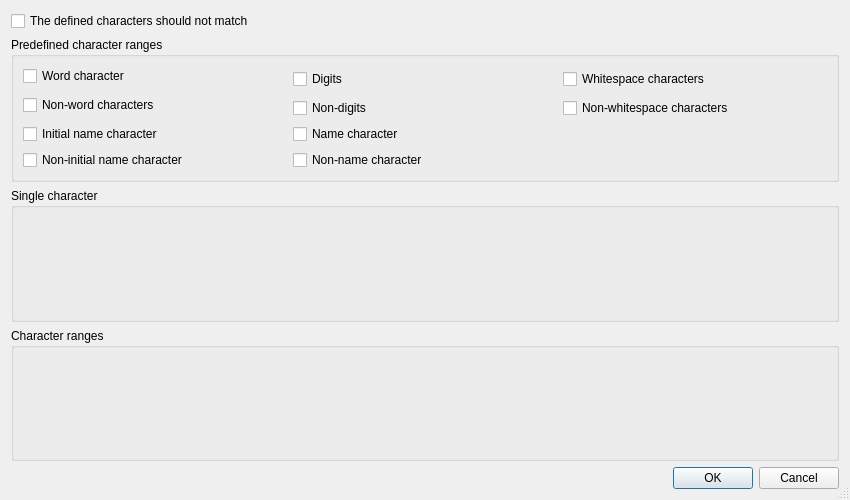
<?xml version="1.0" encoding="UTF-8"?>
<ui version="4.0">
 <class>QRegExpWizardCharactersDialog</class>
 <widget class="QDialog" name="QRegExpWizardCharactersDialog">
  <property name="geometry">
   <rect>
    <x>0</x>
    <y>0</y>
    <width>850</width>
    <height>500</height>
   </rect>
  </property>
  <property name="windowTitle">
   <string>Editor for character sets</string>
  </property>
  <property name="sizeGripEnabled">
   <bool>true</bool>
  </property>
  <layout class="QVBoxLayout" name="verticalLayout">
   <item>
    <widget class="QCheckBox" name="negativeCheckBox">
     <property name="text">
      <string>The defined characters should not match</string>
     </property>
    </widget>
   </item>
   <item>
    <widget class="QGroupBox" name="predefinedBox">
     <property name="title">
      <string>Predefined character ranges</string>
     </property>
     <layout class="QGridLayout" name="gridLayout">
      <item row="0" column="0">
       <widget class="QCheckBox" name="wordCharCheckBox">
        <property name="text">
         <string>Word character</string>
        </property>
       </widget>
      </item>
      <item row="0" column="1" rowspan="2">
       <widget class="QCheckBox" name="digitsCheckBox">
        <property name="text">
         <string>Digits</string>
        </property>
       </widget>
      </item>
      <item row="0" column="2" rowspan="2">
       <widget class="QCheckBox" name="whitespaceCheckBox">
        <property name="text">
         <string>Whitespace characters</string>
        </property>
       </widget>
      </item>
      <item row="1" column="0" rowspan="2">
       <widget class="QCheckBox" name="nonWordCharCheckBox">
        <property name="text">
         <string>Non-word characters</string>
        </property>
       </widget>
      </item>
      <item row="2" column="1">
       <widget class="QCheckBox" name="nonDigitsCheckBox">
        <property name="text">
         <string>Non-digits</string>
        </property>
       </widget>
      </item>
      <item row="2" column="2">
       <widget class="QCheckBox" name="nonWhitespaceCheckBox">
        <property name="text">
         <string>Non-whitespace characters</string>
        </property>
       </widget>
      </item>
      <item row="3" column="0">
       <widget class="QCheckBox" name="w3cInitialIdentifierCheckBox">
        <property name="text">
         <string>Initial name character</string>
        </property>
       </widget>
      </item>
      <item row="3" column="1" colspan="2">
       <widget class="QCheckBox" name="w3cNmtokenCheckBox">
        <property name="text">
         <string>Name character</string>
        </property>
       </widget>
      </item>
      <item row="4" column="0">
       <widget class="QCheckBox" name="w3cNonInitialIdentifierCheckBox">
        <property name="text">
         <string>Non-initial name character</string>
        </property>
       </widget>
      </item>
      <item row="4" column="1" colspan="2">
       <widget class="QCheckBox" name="w3cNonNmtokenCheckBox">
        <property name="text">
         <string>Non-name character</string>
        </property>
       </widget>
      </item>
     </layout>
    </widget>
   </item>
   <item>
    <widget class="QGroupBox" name="singlesBox">
     <property name="sizePolicy">
      <sizepolicy hsizetype="Preferred" vsizetype="Expanding">
       <horstretch>0</horstretch>
       <verstretch>0</verstretch>
      </sizepolicy>
     </property>
     <property name="title">
      <string>Single character</string>
     </property>
    </widget>
   </item>
   <item>
    <widget class="QGroupBox" name="rangesBox">
     <property name="sizePolicy">
      <sizepolicy hsizetype="Preferred" vsizetype="Expanding">
       <horstretch>0</horstretch>
       <verstretch>0</verstretch>
      </sizepolicy>
     </property>
     <property name="title">
      <string>Character ranges</string>
     </property>
    </widget>
   </item>
   <item>
    <widget class="QDialogButtonBox" name="buttonBox">
     <property name="orientation">
      <enum>Qt::Horizontal</enum>
     </property>
     <property name="standardButtons">
      <set>QDialogButtonBox::Cancel|QDialogButtonBox::Ok</set>
     </property>
    </widget>
   </item>
  </layout>
 </widget>
 <pixmapfunction>qPixmapFromMimeSource</pixmapfunction>
 <tabstops>
  <tabstop>negativeCheckBox</tabstop>
  <tabstop>wordCharCheckBox</tabstop>
  <tabstop>nonWordCharCheckBox</tabstop>
  <tabstop>digitsCheckBox</tabstop>
  <tabstop>nonDigitsCheckBox</tabstop>
  <tabstop>whitespaceCheckBox</tabstop>
  <tabstop>nonWhitespaceCheckBox</tabstop>
  <tabstop>w3cInitialIdentifierCheckBox</tabstop>
  <tabstop>w3cNonInitialIdentifierCheckBox</tabstop>
  <tabstop>w3cNmtokenCheckBox</tabstop>
  <tabstop>w3cNonNmtokenCheckBox</tabstop>
  <tabstop>buttonBox</tabstop>
 </tabstops>
 <resources/>
 <connections>
  <connection>
   <sender>buttonBox</sender>
   <signal>accepted()</signal>
   <receiver>QRegExpWizardCharactersDialog</receiver>
   <slot>accept()</slot>
   <hints>
    <hint type="sourcelabel">
     <x>80</x>
     <y>482</y>
    </hint>
    <hint type="destinationlabel">
     <x>80</x>
     <y>499</y>
    </hint>
   </hints>
  </connection>
  <connection>
   <sender>buttonBox</sender>
   <signal>rejected()</signal>
   <receiver>QRegExpWizardCharactersDialog</receiver>
   <slot>reject()</slot>
   <hints>
    <hint type="sourcelabel">
     <x>229</x>
     <y>480</y>
    </hint>
    <hint type="destinationlabel">
     <x>229</x>
     <y>498</y>
    </hint>
   </hints>
  </connection>
 </connections>
</ui>
